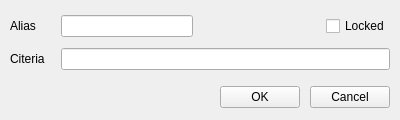
<?xml version="1.0" encoding="UTF-8"?>
<ui version="4.0">
 <class>Form</class>
 <widget class="QWidget" name="Form">
  <property name="geometry">
   <rect>
    <x>0</x>
    <y>0</y>
    <width>400</width>
    <height>120</height>
   </rect>
  </property>
  <property name="minimumSize">
   <size>
    <width>400</width>
    <height>120</height>
   </size>
  </property>
  <property name="maximumSize">
   <size>
    <width>16777215</width>
    <height>120</height>
   </size>
  </property>
  <property name="windowTitle">
   <string>Form</string>
  </property>
  <layout class="QVBoxLayout" name="verticalLayout">
   <property name="spacing">
    <number>1</number>
   </property>
   <property name="leftMargin">
    <number>10</number>
   </property>
   <property name="topMargin">
    <number>10</number>
   </property>
   <property name="rightMargin">
    <number>10</number>
   </property>
   <property name="bottomMargin">
    <number>5</number>
   </property>
   <item>
    <layout class="QHBoxLayout" name="horizontalLayout">
     <item>
      <widget class="QLabel" name="label">
       <property name="minimumSize">
        <size>
         <width>50</width>
         <height>0</height>
        </size>
       </property>
       <property name="maximumSize">
        <size>
         <width>50</width>
         <height>16777215</height>
        </size>
       </property>
       <property name="text">
        <string>Alias</string>
       </property>
      </widget>
     </item>
     <item>
      <widget class="QLineEdit" name="lineEditAlias"/>
     </item>
     <item>
      <spacer name="horizontalSpacer_2">
       <property name="orientation">
        <enum>Qt::Horizontal</enum>
       </property>
       <property name="sizeHint" stdset="0">
        <size>
         <width>40</width>
         <height>20</height>
        </size>
       </property>
      </spacer>
     </item>
     <item>
      <widget class="QCheckBox" name="checkLocked">
       <property name="text">
        <string>Locked</string>
       </property>
      </widget>
     </item>
    </layout>
   </item>
   <item>
    <layout class="QHBoxLayout" name="horizontalLayout_2">
     <property name="topMargin">
      <number>5</number>
     </property>
     <property name="rightMargin">
      <number>0</number>
     </property>
     <property name="bottomMargin">
      <number>10</number>
     </property>
     <item>
      <widget class="QLabel" name="label_2">
       <property name="minimumSize">
        <size>
         <width>50</width>
         <height>0</height>
        </size>
       </property>
       <property name="maximumSize">
        <size>
         <width>50</width>
         <height>16777215</height>
        </size>
       </property>
       <property name="text">
        <string>Citeria</string>
       </property>
      </widget>
     </item>
     <item>
      <widget class="QLineEdit" name="lineEditCiteria"/>
     </item>
    </layout>
   </item>
   <item>
    <layout class="QHBoxLayout" name="horizontalLayout_4">
     <property name="spacing">
      <number>10</number>
     </property>
     <property name="leftMargin">
      <number>5</number>
     </property>
     <property name="topMargin">
      <number>0</number>
     </property>
     <item>
      <spacer name="horizontalSpacer">
       <property name="orientation">
        <enum>Qt::Horizontal</enum>
       </property>
       <property name="sizeHint" stdset="0">
        <size>
         <width>40</width>
         <height>20</height>
        </size>
       </property>
      </spacer>
     </item>
     <item>
      <widget class="QPushButton" name="buttonOK">
       <property name="minimumSize">
        <size>
         <width>80</width>
         <height>0</height>
        </size>
       </property>
       <property name="text">
        <string>OK</string>
       </property>
      </widget>
     </item>
     <item>
      <widget class="QPushButton" name="buttonCancel">
       <property name="minimumSize">
        <size>
         <width>80</width>
         <height>0</height>
        </size>
       </property>
       <property name="text">
        <string>Cancel</string>
       </property>
      </widget>
     </item>
    </layout>
   </item>
  </layout>
 </widget>
 <resources/>
 <connections/>
</ui>
